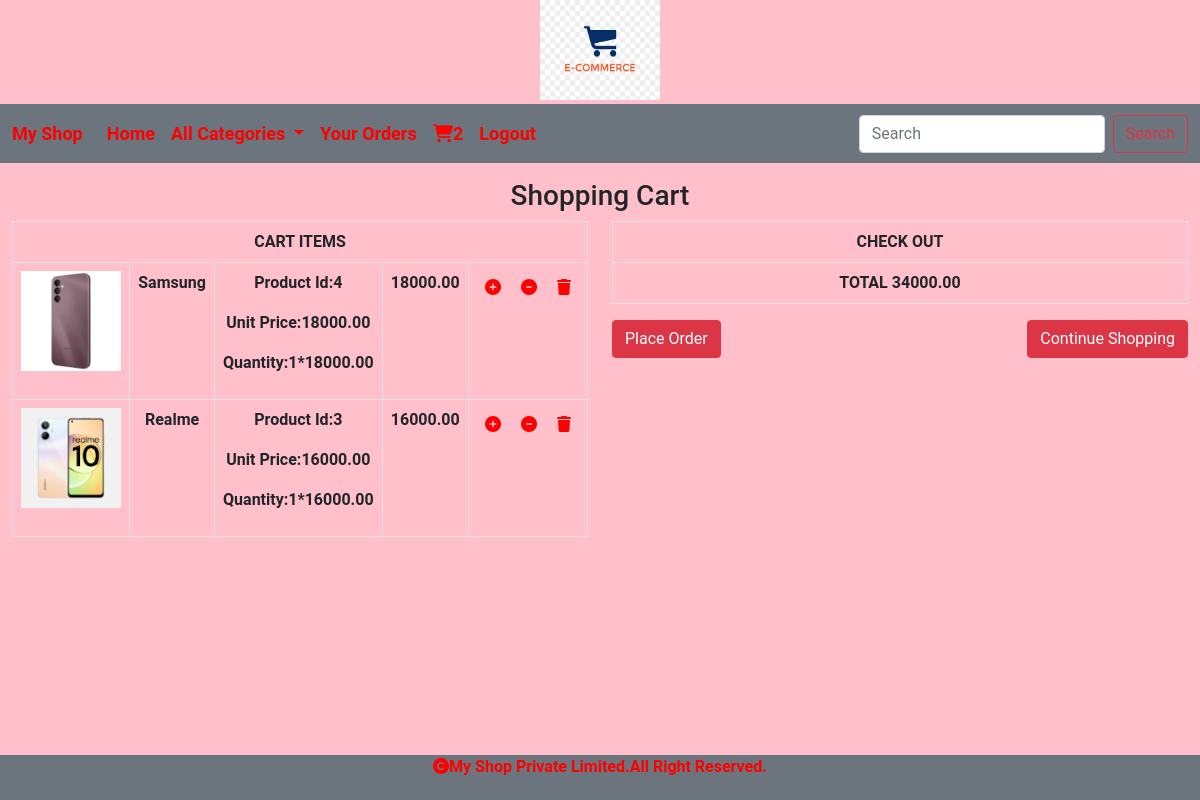
The app's page /cart/cart_view (signed in) with its own data.
### cart/models.py (models this page shows)
class Cart(models.Model):
    product=models.ForeignKey(Product,on_delete=models.CASCADE)
    user=models.ForeignKey(User,on_delete=models.CASCADE)
    quantity=models.IntegerField()
    date_added=models.DateField(auto_now_add=True)
    def subtotal(self):
        return self.quantity*self.product.price

### shop/models.py (models this page shows, shortened)
class Product(models.Model):
    pname = models.CharField(max_length=200)
    description = models.TextField()
    image=models.ImageField(upload_to='shop/product',null=True,blank=True)
    price=models.DecimalField(max_digits=10,decimal_places=2)
    category=models.ForeignKey(Category,on_delete=models.CASCADE)
    stock=models.IntegerField()
    available=models.BooleanField(default=True)
    created=models.DateTimeField(auto_now_add=True)
    updated=models.DateTimeField(auto_now=True)

### cart/views.py (the view)
# urls.py: path('cart_view',views.cart_view,name="cart_view"),
@login_required()
def cart_view(request):
    total=0
    user=request.user
    try:
        cart = Cart.objects.filter(user=user)
        for i in cart:
            total+=i.quantity*i.product.price
    except:
        pass
    return render(request, 'cartview.html', {'cart': cart,'total':total})

### cart/context_processors.py (called while the page is built)
def counter(request):
    item_count=0
    if request.user.is_authenticated:
        user=request.user
        try:
            cart=Cart.objects.filter(user=user)
            for i in cart:
                item_count+=i.quantity
        except:
            item_count=0
    return {'count':item_count}

### shop/context_processors.py (called while the page is built)
def menu_links(request):
    links=Category.objects.all()
    return{'links':links}

### templates/cartview.html
<!DOCTYPE html>
{% extends 'base.html' %}
{% load static %}
{% block content %}
{% if not cart %}
<div>
    <h1 class="text-center">Cart is Empty</h1>
    <strong><a href="{% url 'shop:allprodcat' %}">Continue Shopping</a></strong>
</div>
{% else %}
<div class="container-fluid" style="margin-bottom:100px;">
<div class="row">
    <h3 class="text-center mt-3">Shopping Cart</h3>
    <div class="col-sm-6">
        <table class="table table-bordered">
        <tr><th colspan="5" class="text-center">CART ITEMS</th></tr>
        {% for i in cart %}
        <tr>
            <td><img src="{{i.product.image.url}}" height="100px" width="100px"</td>
            <td><p><strong>{{i.product.pname}}</strong></p></td>
            <td><p><strong>Product Id:{{i.product.id}}</strong></p>
            <p><strong>Unit Price:{{i.product.price}}</strong></p>
            <p><strong>Quantity:{{i.quantity}}*{{i.product.price}}</strong></p></td>
            <td><p><strong>{{i.subtotal}}</strong></p></td>
            <td>
                {% if i.quantity < i.product.stock %}
                <a href="{% url  'cart:add_to_cart' i.product.pname %}"><i class="fa fa-plus-circle" style="color:red;margin:8px;" aria-hidden="true"></i></a>
                <a href="{% url  'cart:cart_remove' i.product.pname %}"><i class="fa fa-minus-circle" style="color:red;margin:8px;" aria-hidden="true"></i></a>
                <a href="{% url  'cart:full_remove' i.product.pname %}"><i class="fa fa-trash" style="color:red;margin:8px;" aria-hidden="true"></i></a>
                {% else %}
                <a href="{% url  'cart:cart_remove' i.product.pname %}"><i class="fa fa-minus-circle" style="color:red;margin:8px;" aria-hidden="true"></i></a>
                <a href="{% url  'cart:full_remove' i.product.pname %}"><i class="fa fa-trash" style="color:red;margin:8px;" aria-hidden="true"></i></a>
                {% endif %}
            </td>
        </tr>
        {% endfor %}
    </table></div>
     <div class="col-sm-6">
        <table class="table table-bordered">
         <tr><th class="text-center">CHECK OUT</th></tr>
         <tr>
             <td><strong>TOTAL {{total}}</strong></td>
         </tr></table>
    <div  style="position:relative;"> <a href="{% url 'cart:order_form' %}" class="btn btn-danger">Place Order</a>
     <a href="{% url 'shop:allprodcat' %}" class="btn btn-danger" style="position:absolute;right:0;">Continue Shopping</a></div>
     </div></div>
</div>
{% endif %}
{% endblock %}

### templates/base.html (shortened to what this page needs)
<!DOCTYPE html>
{% load static %}
<html lang="en">
<head>
    <link href="https://cdn.jsdelivr.net/npm/bootstrap@5.0.2/dist/css/bootstrap.min.css" rel="stylesheet">
<link rel="stylesheet" href="https://cdnjs.cloudflare.com/ajax/libs/font-awesome/6.4.2/css/all.min.css" />
</head>
<body>
<div class="container-fluid">
    <header>
    <center>
        <img src="{% static 'images/logo1.png' %}" height="100px" width="120px">
    </center></div>
<nav class="navbar navbar-expand-lg navbar-light bg-secondary mt-1">
  <div class="container-fluid">
    <a class="navbar-brand" href="#">My Shop</a>
    <div class="collapse navbar-collapse" id="navbarSupportedContent">
      <ul class="navbar-nav me-auto mb-2 mb-lg-0">
        <li class="nav-item">
          <a class="nav-link " aria-current="page" href="{% url 'shop:home' %}">Home</a>
        </li>
        <li class="nav-item dropdown">
          <a class="nav-link dropdown-toggle" href="#" id="navbarDropdown" role="button" data-bs-toggle="dropdown" aria-expanded="false">
            All Categories
          </a>
            {% if user.is_authenticated %}
          {% if user.is_superuser != True %}
           <li class="nav-item">
          <a class="nav-link " aria-current="page" href="{% url 'cart:ordersubmit' %}">Your Orders</a>
        </li>
          <li class="nav-item">
          <a class="nav-link " aria-current="page" href="{% url 'cart:cart_view' %}"><i class="fa fa-shopping-cart" aria-hidden="true"></i>{{count}}</a>
        </li>
          {% endif %}
          <li class="nav-item">
          <a class="nav-link " aria-current="page" href="{% url 'shop:logout' %}">Logout</a>
        </li>
          {% endif %}
      </ul>
      <form class="d-flex" method="POST" action="{% url 'search:searchresult' %}">
        <input class="form-control me-2" type="search" name="q" placeholder="Search" aria-label="Search">
        <button class="btn btn-outline-danger" type="submit">Search</button>
      </form>
    </div>
  </div>
</nav>
{% block content %}
{% endblock %}
<footer>
    <div class="footer">
        <p><i class="fa fa-copyright" aria-hidden="true"></i>My Shop Private Limited.All Right Reserved.</p>
    </div>
</footer>
</body>
</html>

### static/css/style.css (style rules this page uses)
body { background-color:pink; font-family: 'Roboto', sans-serif; }
.navbar-light .navbar-nav .nav-link,.navbar-light .navbar-brand { color:red; font-size:18px; font-weight:bold; }
.table { text-align:center; }
.footer { height:45px; width:100%; background-color:#6c757d; position:fixed; bottom:0; left:0; font-weight: bold; text-align: center; color:red; }

### records on screen
Cart: product.image (picture), product.pname "Samsung", product.id "4", product.price "18000.00", quantity "1", subtotal "18000.00"
Cart: product.image (picture), product.pname "Realme", product.id "3", product.price "16000.00", quantity "1", subtotal "16000.00"

### other values on screen
{{ count }} "2"
{{ total }} "34000.00"
